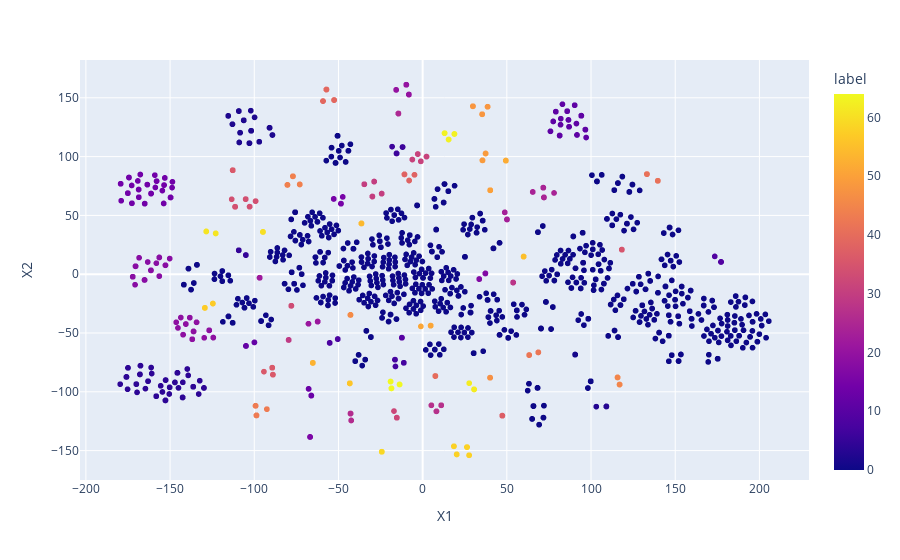

This figure's notebook cell:
### Code cell
df_tsne['label'] = clustering.labels_

fig = px.scatter(df_tsne,'X1','X2', hover_name = 'stock_code', color = 'label')
fig.show()

### Figure 1 — Plotly figure (JSON) as saved in the notebook; plotly's stock layout.template omitted (floating-point values rounded to 4 significant figures; data arrays with more than 128 entries replaced by an {"elided": "..."} marker saying what was removed)
{"data": [{"hovertemplate": "<b>%{hovertext}</b><br><br>X1=%{x}<br>X2=%{y}<br>label=%{marker.color}<extra></extra>", "hovertext": {"elided": "2020 str values"}, "legendgroup": "", "marker": {"color": {"elided": "2020 int values"}, "coloraxis": "coloraxis", "symbol": "circle"}, "mode": "markers", "name": "", "showlegend": false, "type": "scattergl", "x": {"elided": "2020 float values"}, "xaxis": "x", "y": {"elided": "2020 float values"}, "yaxis": "y"}], "layout": {"coloraxis": {"colorbar": {"title": {"text": "label"}}, "colorscale": [[0, "#0d0887"], [0.1111, "#46039f"], [0.2222, "#7201a8"], [0.3333, "#9c179e"], [0.4444, "#bd3786"], [0.5556, "#d8576b"], [0.6667, "#ed7953"], [0.7778, "#fb9f3a"], [0.8889, "#fdca26"], [1, "#f0f921"]]}, "legend": {"tracegroupgap": 0}, "margin": {"t": 60}, "xaxis": {"anchor": "y", "domain": [0, 1], "title": {"text": "X1"}}, "yaxis": {"anchor": "x", "domain": [0, 1], "title": {"text": "X2"}}}}
